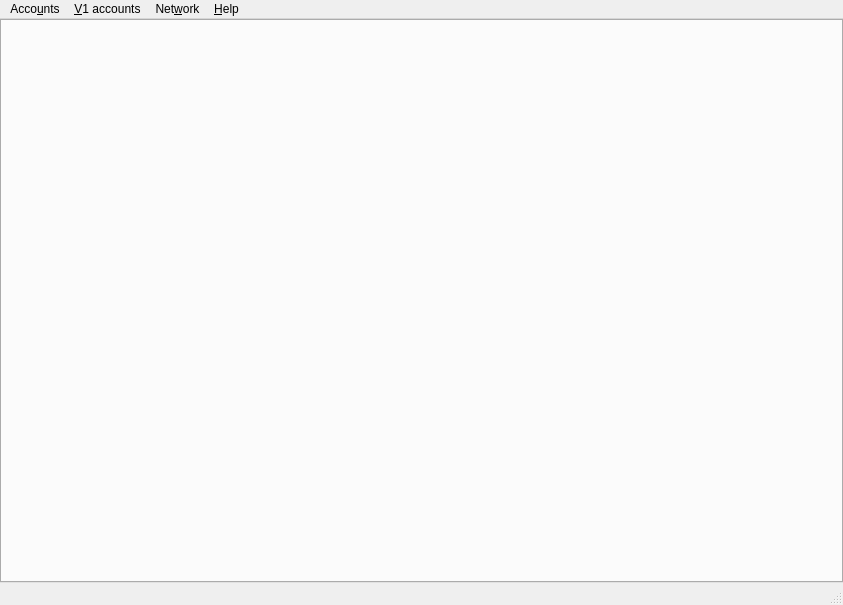
<?xml version="1.0" encoding="UTF-8"?>
<ui version="4.0">
 <class>MainWindow</class>
 <widget class="QMainWindow" name="MainWindow">
  <property name="geometry">
   <rect>
    <x>0</x>
    <y>0</y>
    <width>843</width>
    <height>605</height>
   </rect>
  </property>
  <property name="sizePolicy">
   <sizepolicy hsizetype="Expanding" vsizetype="Expanding">
    <horstretch>0</horstretch>
    <verstretch>0</verstretch>
   </sizepolicy>
  </property>
  <property name="windowTitle">
   <string>MainWindow</string>
  </property>
  <widget class="QWidget" name="centralwidget">
   <property name="sizePolicy">
    <sizepolicy hsizetype="Expanding" vsizetype="Expanding">
     <horstretch>0</horstretch>
     <verstretch>0</verstretch>
    </sizepolicy>
   </property>
   <layout class="QVBoxLayout" name="verticalLayout">
    <property name="spacing">
     <number>0</number>
    </property>
    <property name="leftMargin">
     <number>0</number>
    </property>
    <property name="topMargin">
     <number>0</number>
    </property>
    <property name="rightMargin">
     <number>0</number>
    </property>
    <property name="bottomMargin">
     <number>0</number>
    </property>
    <item>
     <widget class="QTabWidget" name="tabWidget">
      <property name="currentIndex">
       <number>-1</number>
      </property>
      <property name="tabsClosable">
       <bool>true</bool>
      </property>
      <property name="movable">
       <bool>true</bool>
      </property>
     </widget>
    </item>
   </layout>
  </widget>
  <widget class="QMenuBar" name="menubar">
   <property name="geometry">
    <rect>
     <x>0</x>
     <y>0</y>
     <width>843</width>
     <height>25</height>
    </rect>
   </property>
   <widget class="QMenu" name="accountMenu">
    <property name="title">
     <string>Acco&amp;unts</string>
    </property>
    <addaction name="actionAccount_tree"/>
    <addaction name="actionAccount_table"/>
    <addaction name="separator"/>
    <addaction name="actionAdd_an_address"/>
    <addaction name="actionImport_account"/>
    <addaction name="actionCreate_account"/>
    <addaction name="separator"/>
    <addaction name="actionQuit"/>
   </widget>
   <widget class="QMenu" name="helpMenu">
    <property name="title">
     <string>&amp;Help</string>
    </property>
    <addaction name="actionWelcome"/>
    <addaction name="actionCurrency"/>
    <addaction name="actionG1_licence"/>
    <addaction name="actionConfiguration"/>
    <addaction name="separator"/>
    <addaction name="actionAbout"/>
   </widget>
   <widget class="QMenu" name="menuNetwork">
    <property name="title">
     <string>Net&amp;work</string>
    </property>
    <addaction name="actionConnection"/>
    <addaction name="actionNodes"/>
    <addaction name="actionAdd_node"/>
   </widget>
   <widget class="QMenu" name="menuV1_accounts">
    <property name="title">
     <string>&amp;V1 accounts</string>
    </property>
    <addaction name="actionV1Import_account"/>
    <addaction name="actionV1Import_file"/>
   </widget>
   <addaction name="accountMenu"/>
   <addaction name="menuV1_accounts"/>
   <addaction name="menuNetwork"/>
   <addaction name="helpMenu"/>
  </widget>
  <widget class="QStatusBar" name="statusbar"/>
  <action name="actionAccount_tree">
   <property name="text">
    <string>&amp;Account tree</string>
   </property>
   <property name="iconText">
    <string>Account tree</string>
   </property>
  </action>
  <action name="actionAdd_an_address">
   <property name="text">
    <string>A&amp;dd an address</string>
   </property>
   <property name="iconText">
    <string>Add an address</string>
   </property>
  </action>
  <action name="actionCreate_account">
   <property name="text">
    <string>&amp;Create an account</string>
   </property>
  </action>
  <action name="actionV1Import_file">
   <property name="text">
    <string>Import &amp;file</string>
   </property>
   <property name="iconText">
    <string>Import file</string>
   </property>
  </action>
  <action name="actionQuit">
   <property name="icon">
    <iconset resource="../../icons/tikka.slots.pyqt.resources.icons.index.qrc">
     <normaloff>:/icons/quit_icon</normaloff>:/icons/quit_icon</iconset>
   </property>
   <property name="text">
    <string>&amp;Quit</string>
   </property>
  </action>
  <action name="actionG1_licence">
   <property name="text">
    <string>Ğ1 &amp;licence</string>
   </property>
  </action>
  <action name="actionConfiguration">
   <property name="text">
    <string>&amp;Configuration</string>
   </property>
  </action>
  <action name="actionAbout">
   <property name="text">
    <string>&amp;About</string>
   </property>
  </action>
  <action name="actionConnection">
   <property name="text">
    <string>&amp;Connection</string>
   </property>
   <property name="iconText">
    <string>Connection</string>
   </property>
  </action>
  <action name="actionImport_account">
   <property name="text">
    <string>Import acc&amp;ount</string>
   </property>
   <property name="iconText">
    <string>Import account</string>
   </property>
  </action>
  <action name="actionV1Import_account">
   <property name="text">
    <string>&amp;Import account</string>
   </property>
   <property name="iconText">
    <string>Import account</string>
   </property>
  </action>
  <action name="actionCurrency">
   <property name="text">
    <string>C&amp;urrency</string>
   </property>
  </action>
  <action name="actionAdd_node">
   <property name="text">
    <string>&amp;Add server</string>
   </property>
   <property name="iconText">
    <string>Add server</string>
   </property>
  </action>
  <action name="actionNodes">
   <property name="text">
    <string>&amp;Servers</string>
   </property>
  </action>
  <action name="actionAccount_table">
   <property name="text">
    <string>Account &amp;table</string>
   </property>
  </action>
  <action name="actionWelcome">
   <property name="text">
    <string>&amp;Welcome</string>
   </property>
  </action>
 </widget>
 <resources>
  <include location="../../icons/tikka.slots.pyqt.resources.icons.index.qrc"/>
 </resources>
 <connections/>
</ui>
